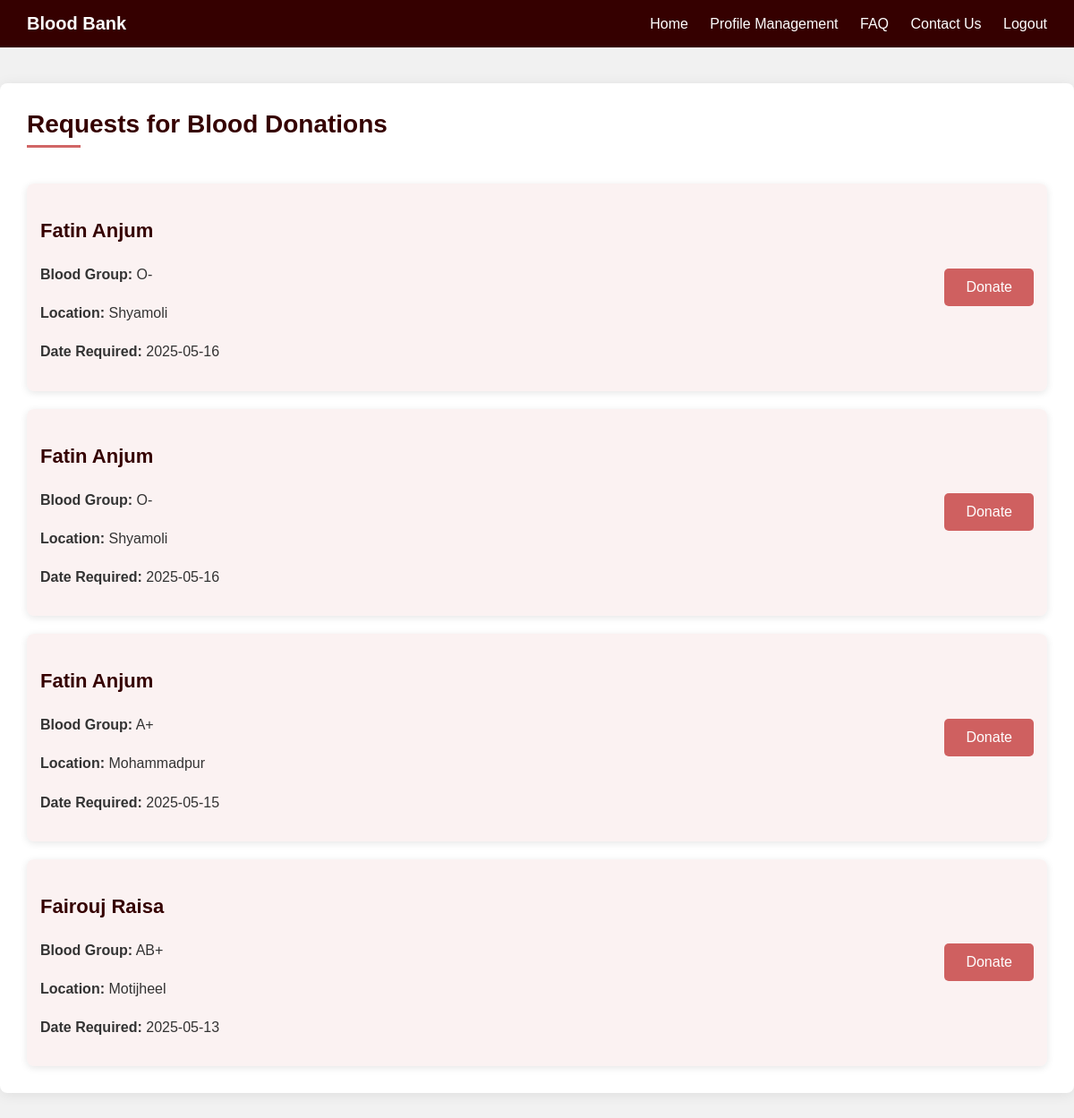
The page /request.php (signed in) on the database its author committed.
### tables this page shows
CREATE TABLE `request` (
  `Request_ID` int(11) NOT NULL,
  `Blood_group` varchar(5) DEFAULT NULL,
  `Location` varchar(100) DEFAULT NULL,
  `Comment` varchar(255) DEFAULT NULL,
  `Time` date DEFAULT NULL,
  `User_ID` int(11) DEFAULT NULL
);

CREATE TABLE `user` (
  `User_ID` int(11) NOT NULL,
  `First_Name` varchar(50) DEFAULT NULL,
  `Last_Name` varchar(50) DEFAULT NULL,
  `Email` varchar(100) DEFAULT NULL,
  `Phone_number` varchar(15) DEFAULT NULL,
  `Address` text DEFAULT NULL,
  `Birth_date` date DEFAULT NULL,
  `Blood_group` varchar(5) DEFAULT NULL,
  `password` varchar(255) NOT NULL,
  `Gender` varchar(6) DEFAULT NULL
);

### request.php (the view, shortened to what this page needs)
<?php
include 'db_connect.php';
$requests = [];
$query = "SELECT r.*, u.First_Name, u.Last_Name
          FROM Request r
          JOIN user u ON r.User_ID = u.User_ID
          ORDER BY r.Time DESC";
$result = $conn->query($query);
if ($result && $result->num_rows > 0){
    while ($row = $result->fetch_assoc()){
        $requests[] = $row;
    }
}
else{
    $message = "No requests found.";
}
?>
<!doctype html>
<html>
<head>
</head>
<body>
<div class="navbar">
    <div class="navbar-left">
        <span>Blood Bank</span>
    </div>
    <div class="navbar-right">
        <a href="home.php">Home</a>
        <a href="editprofile.php">Profile Management</a>
        <a href="faq.php">FAQ</a>
        <a href="contact.php">Contact Us</a>
        <a href="logout.php">Logout</a>
    </div>
</div>
<div class="content-section">
    <h2>Requests for Blood Donations</h2>
    <div class="request-list">
        <?php if (count($requests) > 0): ?>
            <?php foreach ($requests as $request): ?>
                <div class="request-item">
                    <div class="request-info">
                        <h3><?php echo htmlspecialchars($request['First_Name'] . ' ' . $request['Last_Name']); ?></h3>
                        <p><strong>Blood Group:</strong> <?php echo htmlspecialchars($request['Blood_group']); ?></p>
                        <p><strong>Location:</strong> <?php echo htmlspecialchars($request['Location']); ?></p>
                        <p><strong>Date Required:</strong> <?php echo htmlspecialchars($request['Time']); ?></p>
                    </div>
                    <div class="request-buttons">
                        <form action="request.php" method="POST">
                            <button type="submit">Donate</button>
                        </form>
                    </div>
                </div>
            <?php endforeach; ?>
        <?php else: ?>
            <p>No donation requests available at the moment.</p>
        <?php endif; ?>
    </div>
</div>
</body>
</html>

### request.php (style rules this page uses)
body { font-family: Arial, sans-serif; background: #f1f1f1; margin: 0; padding: 0; }
.navbar { background-color: rgb(53, 0, 0); color: white; display: flex; justify-content: space-between; padding: 15px 30px; align-items: center; }
.navbar-left span { font-size: 20px; font-weight: bold; }
.navbar-right a { color: white; text-decoration: none; margin-left: 20px; font-size: 16px; }
.content-section { max-width: 1200px; margin: 40px auto; padding: 30px; background: white; border-radius: 8px; box-shadow: 0 2px 15px rgba(0, 0, 0, 0.08); }
.content-section h2 { color: rgb(53, 0, 0); margin-top: 0; font-size: 28px; position: relative; padding-bottom: 10px; }
.content-section h2:after { content: ''; position: absolute; bottom: 0; left: 0; width: 60px; height: 3px; background: rgba(179, 0, 0, 0.6); }
.content-section p { line-height: 1.7; color: #333; margin-bottom: 15px; }
.content-section h3 { color: rgb(53, 0, 0); margin-top: 25px; font-size: 22px; }
.request-list { margin-top: 40px; display: flex; flex-direction: column; gap: 20px; }
.request-item { display: flex; justify-content: space-between; background: rgba(179, 0, 0, 0.05); padding: 15px; border-radius: 8px; box-shadow: 0 2px 8px rgba(0, 0, 0, 0.1); }
.request-info { flex: 1; }
.request-buttons { display: flex; align-items: center; gap: 10px; }
.request-buttons button { background-color: rgba(179, 0, 0, 0.6); color: white; padding: 12px 24px; border: none; border-radius: 5px; font-size: 16px; cursor: pointer; transition: background-color 0.3s; }

### rows shown on the page
request: User_ID.Last_Name "Fatin Anjum", Blood_group "O-", Location "Shyamoli", Time "2025-05-16"
request: User_ID.Last_Name "Fatin Anjum", Blood_group "O-", Location "Shyamoli", Time "2025-05-16"
request: User_ID.Last_Name "Fatin Anjum", Blood_group "A+", Location "Mohammadpur", Time "2025-05-15"
request: User_ID.Last_Name "Fairouj Raisa", Blood_group "AB+", Location "Motijheel", Time "2025-05-13"
